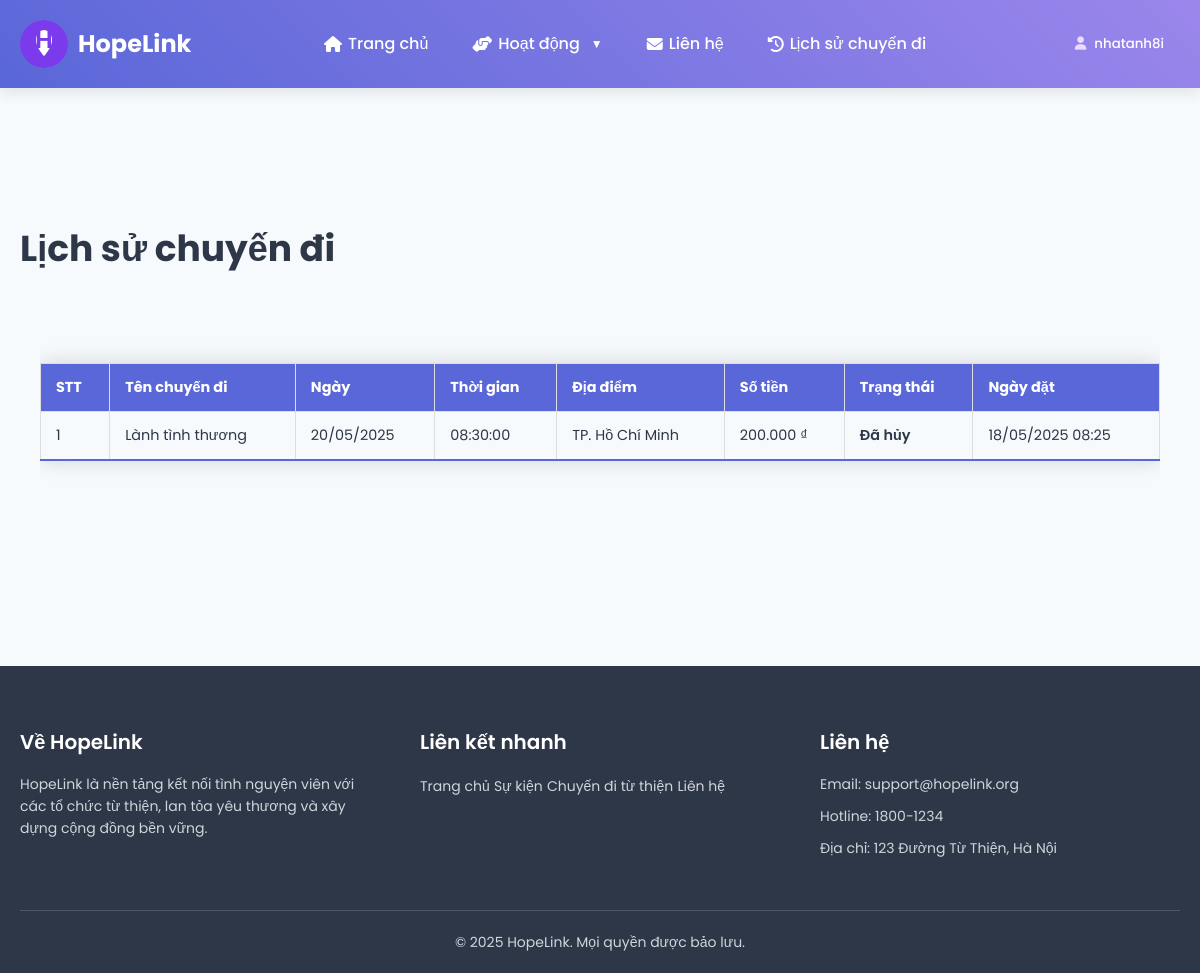
Screenshot of /donation_history.php (signed in) with the database file from the repository.
### tables this page shows
CREATE TABLE `trip_participants` (
  `id` int NOT NULL AUTO_INCREMENT,
  `ticket_id` int NOT NULL,
  `user_id` int NOT NULL,
  `trip_id` int NOT NULL,
  `name` varchar(100) NOT NULL,
  `email` varchar(100) NOT NULL,
  `phone` varchar(15) NOT NULL,
  `message` text,
  `created_at` timestamp NULL DEFAULT CURRENT_TIMESTAMP,
  PRIMARY KEY (`id`),
  KEY `ticket_id` (`ticket_id`),
  KEY `user_id` (`user_id`),
  KEY `trip_id` (`trip_id`),
  CONSTRAINT `trip_participants_ibfk_1` FOREIGN KEY (`ticket_id`) REFERENCES `tickets` (`id`) ON DELETE CASCADE,
  CONSTRAINT `trip_participants_ibfk_2` FOREIGN KEY (`user_id`) REFERENCES `users` (`id`) ON DELETE CASCADE,
  CONSTRAINT `trip_participants_ibfk_3` FOREIGN KEY (`trip_id`) REFERENCES `trips` (`id`) ON DELETE CASCADE
);

CREATE TABLE `trips` (
  `id` int NOT NULL AUTO_INCREMENT,
  `name` varchar(100) NOT NULL,
  `description` text,
  `image` varchar(255) DEFAULT NULL,
  `date` date NOT NULL,
  `time` time NOT NULL,
  `location` varchar(255) NOT NULL,
  `created_at` timestamp NULL DEFAULT CURRENT_TIMESTAMP,
  `is_deleted` tinyint(1) NOT NULL DEFAULT '0',
  `is_active` tinyint(1) NOT NULL DEFAULT '1',
  `is_cancelled` tinyint(1) NOT NULL DEFAULT '0',
  `cancellation_reason` text,
  `cancelled_at` timestamp NULL DEFAULT NULL,
  `refund_status` enum('pending','completed','failed') DEFAULT NULL,
  PRIMARY KEY (`id`)
);

CREATE TABLE `tickets` (
  `id` int NOT NULL AUTO_INCREMENT,
  `user_id` int NOT NULL,
  `trip_id` int NOT NULL,
  `amount` decimal(15,2) NOT NULL,
  `status` enum('pending','confirmed','cancelled') DEFAULT 'pending',
  `refund_status` enum('pending','completed','failed') DEFAULT NULL,
  `created_at` timestamp NULL DEFAULT CURRENT_TIMESTAMP,
  `refunded_at` timestamp NULL DEFAULT NULL,
  PRIMARY KEY (`id`),
  KEY `user_id` (`user_id`),
  KEY `trip_id` (`trip_id`),
  CONSTRAINT `tickets_ibfk_1` FOREIGN KEY (`user_id`) REFERENCES `users` (`id`) ON DELETE CASCADE,
  CONSTRAINT `tickets_ibfk_2` FOREIGN KEY (`trip_id`) REFERENCES `trips` (`id`) ON DELETE CASCADE,
  CONSTRAINT `tickets_chk_1` CHECK ((`amount` >= 10000))
);

### donation_history.php (the view, shortened to what this page needs)
<?php
require_once 'config.php';
if (isset($_SESSION['user_id'])) {
  $user_id = $_SESSION['user_id'];
  $stmt = $pdo->prepare("
      SELECT t.*, tp.name, tp.email, tp.phone, tr.name as trip_name,
             tr.date as trip_date, tr.time as trip_time,
             tr.location as trip_location, tr.image as trip_image
      FROM tickets t
      JOIN trip_participants tp ON t.id = tp.ticket_id
      JOIN trips tr ON t.trip_id = tr.id
      WHERE t.user_id = ?
      ORDER BY t.created_at DESC
  ");
  $stmt->execute([$user_id]);
  $tickets = $stmt->fetchAll(PDO::FETCH_ASSOC);
}
$isLoggedIn = isset($_SESSION['user_id']);
$username = $_SESSION['username'] ?? '';
?>
<!DOCTYPE html>
<html lang="vi">
<head>
  <link rel="stylesheet" href="https://cdnjs.cloudflare.com/ajax/libs/font-awesome/6.4.0/css/all.min.css">
  <link rel="stylesheet" href="styles/header.css">
  <link rel="stylesheet" href="styles/donation_history.css">
</head>
<body>
  <header>
    <div class="header-content">
      <div class="logo">
        <img src="images/hopelink-logo.svg" alt="HopeLink Logo">
        <h1>HopeLink</h1>
      </div>
      <nav>
        <a href="index.php"><i class="fas fa-home"></i> Trang chủ</a>
        <div class="dropdown">
          <a href="#events" class="dropdown-toggle"><i class="fas fa-hands-helping"></i> Hoạt động</a>
        </div>
        <a href="#lienhe"><i class="fas fa-envelope"></i> Liên hệ</a>
        <a href="donation_history.php"><i class="fas fa-history"></i> Lịch sử chuyến đi</a>
      </nav>
      <div class="auth-buttons">
        <?php if (!$isLoggedIn): ?>
          <a href="login.php" class="join-btn" id="login-btn"><i class="fas fa-user-plus"></i> Tham gia ngay</a>
        <?php else: ?>
          <div class="user-info" id="user-info">
            <button class="user-btn">
              <span class="greeting"><i class="fas fa-user"></i> <span
                  id="username"><?php echo htmlspecialchars($username); ?></span></span>
            </button>
          </div>
        <?php endif; ?>
      </div>
    </div>
  </header>
  <section id="donation_history" style="padding: 100px 20px;">
    <h2 class="section-title">Lịch sử chuyến đi</h2>
    <div class="history-container">
      <?php if (!empty($tickets)): ?>
        <div class="table-responsive">
          <table class="ticket-table">
            <thead>
              <tr>
                <th>STT</th>
                <th>Tên chuyến đi</th>
                <th>Ngày</th>
                <th>Thời gian</th>
                <th>Địa điểm</th>
                <th>Số tiền</th>
                <th>Trạng thái</th>
                <th>Ngày đặt</th>
              </tr>
            </thead>
            <tbody>
              <?php foreach ($tickets as $index => $ticket): ?>
                <tr>
                  <td><?= $index + 1 ?></td>
                  <td><?= htmlspecialchars($ticket['trip_name']) ?></td>
                  <td><?= date('d/m/Y', strtotime($ticket['trip_date'])) ?></td>
                  <td><?= htmlspecialchars($ticket['trip_time']) ?></td>
                  <td><?= htmlspecialchars($ticket['trip_location']) ?></td>
                  <td><?= number_format($ticket['amount'], 0, ',', '.') ?> ₫</td>
                  <td>
                    <?php
                    $statusText = [
                      'pending' => 'Đang chờ',
                      'confirmed' => 'Đã xác nhận',
                      'cancelled' => 'Đã hủy'
                    ];
                    echo $statusText[$ticket['status'] ?? 'Unknown'];
                    ?>
                  </td>
                  <td><?= date('d/m/Y H:i', strtotime($ticket['created_at'])) ?></td>
                </tr>
              <?php endforeach; ?>
            </tbody>
          </table>
        </div>
      <?php else: ?>
        <div class="no-history">
          Chưa có chuyến đi nào được ghi nhận.
        </div>
      <?php endif; ?>
    </div>
  </section>
  <footer>
    <div class="footer-content">
      <div class="footer-section">
        <h3>Về HopeLink</h3>
        <p>HopeLink là nền tảng kết nối tình nguyện viên với các tổ chức từ thiện, lan tỏa yêu thương và xây dựng cộng
          đồng bền vững.</p>
      </div>
      <div class="footer-section">
        <h3>Liên kết nhanh</h3>
        <a href="index.php">Trang chủ</a>
        <a href="index.php#events">Sự kiện</a>
        <a href="charity_travel.php">Chuyến đi từ thiện</a>
        <a href="#lienhe">Liên hệ</a>
      </div>
      <div class="footer-section">
        <h3>Liên hệ</h3>
        <p>Email: <a href="mailto:support@hopelink.org">support@hopelink.org</a></p>
        <p>Hotline: 1800-1234</p>
        <p>Địa chỉ: 123 Đường Từ Thiện, Hà Nội</p>
      </div>
    </div>
    <div class="footer-bottom">
      <p>© 2025 HopeLink. Mọi quyền được bảo lưu.</p>
    </div>
  </footer>
</body>
</html>

### styles/header.css (style rules this page uses)
* { margin: 0; padding: 0; box-sizing: border-box; font-family: 'Poppins', sans-serif; }
body { line-height: 1.6; color: #2d3748; background: #f7fafc; }
header { background: linear-gradient(45deg, #5a67d8, #b794f4, #81e6d9); background-size: 300%; animation: gradientAnimation 15s ease infinite; padding: 20px 0; position: fixed; width: 100%; top: 0; z-index: 1000; box-shadow: 0 6px 12px rgba(0, 0, 0, 0.08); }
.header-content { max-width: 1200px; margin: 0 auto; display: flex; align-items: center; justify-content: space-between; padding: 0 20px; }
.logo { display: flex; align-items: center; gap: 10px; transition: transform 0.3s ease; }
.logo img { width: 48px; height: 48px; border-radius: 50%; }
.logo h1 { font-size: 24px; font-weight: 700; color: #fff; }
nav { display: flex; align-items: center; gap: 20px; }
nav a { color: #fff; text-decoration: none; font-weight: 500; font-size: 16px; display: inline-flex; align-items: center; gap: 6px; transition: color 0.3s ease, transform 0.3s ease; padding: 8px 12px; border-radius: 8px; }
nav a i { transition: transform 0.3s ease; }
.dropdown { position: relative; }
.dropdown-toggle { text-decoration: none; color: #fff; font-size: 16px; font-weight: 500; display: inline-flex; align-items: center; gap: 6px; transition: color 0.3s ease; }
.dropdown-toggle::after { content: '▼'; font-size: 12px; margin-left: 5px; display: inline-block; transition: transform 0.3s ease; }
.section-title { font-size: 36px; font-weight: 700; text-align: center; margin-bottom: 40px; color: #2d3748; display: inline-flex; align-items: center; gap: 10px; }
footer { background: #2d3748; color: #edf2f7; padding: 60px 20px 20px; margin-top: 60px; }
.footer-content { max-width: 1200px; margin: 0 auto; display: grid; grid-template-columns: repeat(auto-fit, minmax(250px, 1fr)); gap: 40px; }
.footer-section h3 { font-size: 20px; font-weight: 600; margin-bottom: 15px; }
.footer-section p, .footer-section a { font-size: 14px; color: #edf2f7; margin-bottom: 10px; text-decoration: none; font-weight: 400; }
.footer-bottom { text-align: center; margin-top: 40px; padding-top: 20px; border-top: 1px solid #4b5563; }
.footer-bottom p { font-size: 14px; color: #edf2f7; font-weight: 400; }
.auth-buttons { display: flex; align-items: center; gap: 10px; }
.user-info { position: relative; display: inline-block; }
.user-btn { background: none; border: none; cursor: pointer; padding: 8px 16px; border-radius: 8px; transition: background 0.3s ease; }
.greeting { color: #fff; font-weight: 500; display: flex; align-items: center; gap: 8px; }
.greeting i { color: #eddbff; }

### styles/donation_history.css (style rules this page uses)
.section-title { font-size: 36px; font-weight: 700; text-align: center; margin: 120px 0 40px; color: #2d3748; }
.history-container { max-width: 1200px; margin: 0 auto; padding: 0 20px; }
.dropdown { position: relative; }
footer { background: #2d3748; color: #fff; padding: 60px 20px 20px; margin-top: 60px; }
.footer-content { max-width: 1200px; margin: 0 auto; display: grid; grid-template-columns: repeat(auto-fit, minmax(250px, 1fr)); gap: 40px; }
.footer-section h3 { font-size: 20px; font-weight: 600; margin-bottom: 15px; }
.footer-section p, .footer-section a { font-size: 14px; color: #d1d5db; margin-bottom: 10px; text-decoration: none; }
.footer-bottom { text-align: center; margin-top: 40px; padding-top: 20px; border-top: 1px solid #4b5563; }
.footer-bottom p { font-size: 14px; color: #d1d5db; }
.table-responsive { overflow-x: auto; margin: 20px 0; }
.ticket-table { width: 100%; border-collapse: collapse; margin: 25px 0; font-size: 0.9em; min-width: 800px; box-shadow: 0 0 20px rgba(0, 0, 0, 0.15); }
.ticket-table thead tr { background-color: #5a67d8; color: #ffffff; text-align: left; }
.ticket-table th, .ticket-table td { padding: 12px 15px; border: 1px solid #dddddd; }
.ticket-table tbody tr { border-bottom: 1px solid #dddddd; }
.ticket-table tbody tr:last-of-type { border-bottom: 2px solid #5a67d8; }
.ticket-table td:nth-child(7) { font-weight: 600; }

### rows the page displays
trip_participants: trip.name "Lành tình thương", trip.date "20/05/2025", trip.time "08:30:00", trip.location "TP. Hồ Chí Minh", ticket.amount "200.000", ticket.status "Đã hủy", ticket.created_at "18/05/2025 08:25"

### other values shown
$username "nhatanh8i"
